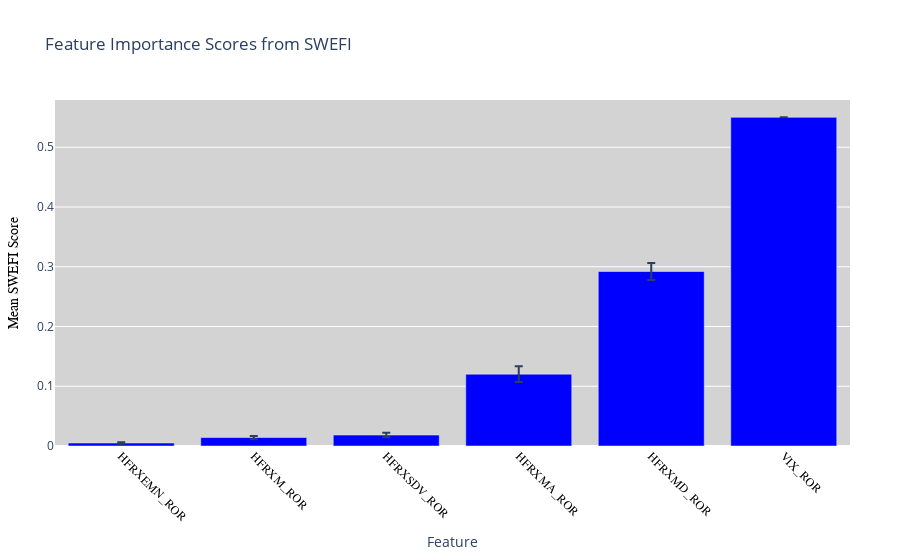

Write notebook code for a chart like this one.
### Code cell
import plotly.graph_objects as go

# Suppose your SWEFI scores are stored in a DataFrame named 'swefi_scores_hf'
# with an index of feature names and columns like ['mean(SWEFI)', 'std(SWEFI)'].

if not swefi_scores_hf.empty:
    fig_importance = go.Figure(data=[
        go.Bar(
            name="SWEFI Score",
            x=swefi_scores_hf.index,                # Feature names
            y=swefi_scores_hf['mean(SWEFI)'],       # Mean importance
            error_y=dict(
                type='data',
                array=swefi_scores_hf['std(SWEFI)'] # Standard deviation
            ),
            marker=dict(color='blue')
        )
    ])

    fig_importance.update_layout(
        title="Feature Importance Scores from SWEFI",
        xaxis_title="Feature",
        yaxis_title="Mean SWEFI Score",
        barmode='group',
        xaxis=dict(
            tickangle=45,
            tickfont=dict(
                family='Arial',
                size=12,
                color='black'
            )
        ),
        yaxis=dict(
            titlefont=dict(
                family='Arial',
                size=14,
                color='black'
            )
        ),
        margin=dict(l=50, r=50, b=100, t=100),
        paper_bgcolor='white',
        plot_bgcolor='lightgrey'
    )

    fig_importance.show()
else:
    print("No feature importance scores available to plot.")

### Figure 1 — Plotly figure (JSON) as saved in the notebook; plotly's stock layout.template omitted (floating-point values rounded to 4 significant figures)
{"data": [{"error_y": {"array": [0.001249, 0.002708, 0.003812, 0.01325, 0.01429, 2.779e-18], "type": "data"}, "marker": {"color": "blue"}, "name": "SWEFI Score", "type": "bar", "x": ["HFRXEMN_ROR", "HFRXM_ROR", "HFRXSDV_ROR", "HFRXMA_ROR", "HFRXMD_ROR", "VIX_ROR"], "y": [0.004973, 0.01419, 0.01833, 0.1203, 0.2921, 0.5501]}], "layout": {"barmode": "group", "margin": {"b": 100, "l": 50, "r": 50, "t": 100}, "paper_bgcolor": "white", "plot_bgcolor": "lightgrey", "title": {"text": "Feature Importance Scores from SWEFI"}, "xaxis": {"tickangle": 45, "tickfont": {"color": "black", "family": "Arial", "size": 12}, "title": {"text": "Feature"}}, "yaxis": {"title": {"font": {"color": "black", "family": "Arial", "size": 14}, "text": "Mean SWEFI Score"}}}}
